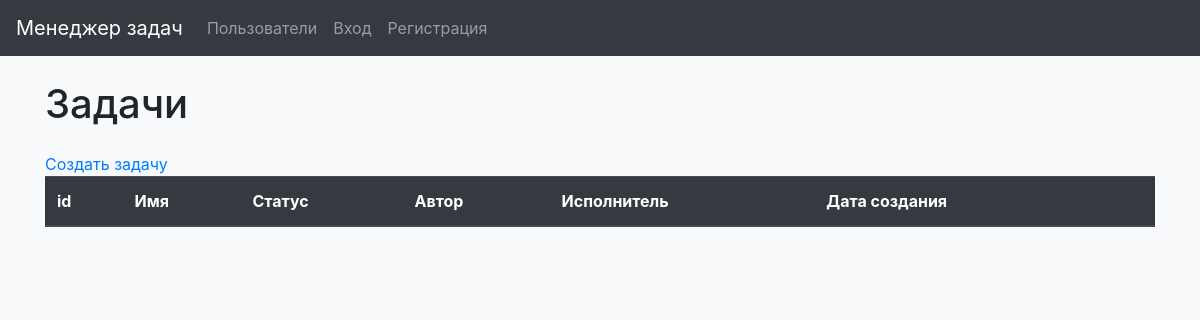
/tasks/, run on an earlier commit of the app's database.
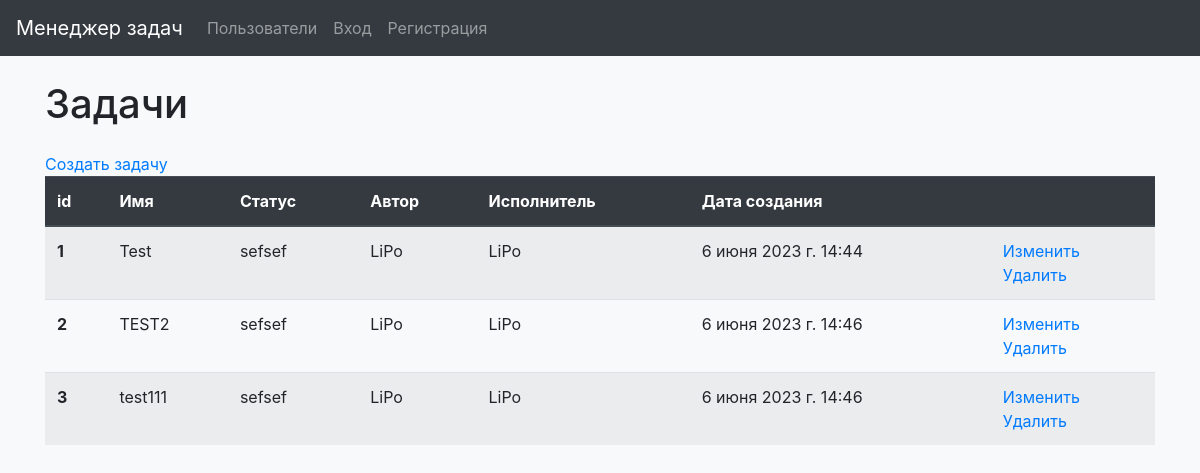
And on a later commit of the database.
### task_manager/tasks/models.py (models this page shows)
class Task(models.Model):
    author = models.ForeignKey(User, on_delete=models.PROTECT, related_name='task_author_user',
                               verbose_name=gettext('Author'))
    status = models.ForeignKey(Status, on_delete=models.PROTECT, verbose_name=gettext('Status'))
    executor = models.ForeignKey(User, on_delete=models.PROTECT, related_name='task_executor_user',
                                 verbose_name=gettext('Executor'))
    labels = models.ManyToManyField(Label, verbose_name=gettext('Label'))
    description = models.TextField(verbose_name=gettext('Description'))
    name = models.CharField(max_length=250, verbose_name=gettext('Name'))
    created_at = models.DateTimeField(auto_now_add=True, verbose_name=gettext('created_at'))

### task_manager/statuses/models.py (models this page shows)
class Status(models.Model):
    status_name = models.CharField(max_length=250)
    created_at = models.DateTimeField(auto_now_add=True)
    def __str__(self):
        return "%s" % (self.status_name)

### task_manager/tasks/views.py (the view)
# urls.py: path('', TasksListView.as_view(), name='tasks'),
class TasksListView(View):
    def get(self, request, *args, **kwargs):
        tasks = Task.objects.all()
        return render(request, 'tasks/tasks.html', context={
            "tasks": tasks,
        })

### task_manager/templates/tasks/tasks.html (shortened to what this page needs)
{% extends 'navbar.html' %}
{% load i18n %}
{% block content %}
<body class="bg-light">
  <div class="container wrapper flex-grow-1">
      <h1 class="my-4">{% trans 'Tasks' %}</h1>
    <a href="{% url 'create_task' %}">{% trans 'Create a task' %}</a>
        <table class="table table-striped">
          <thead class="thead-dark">
            <tr>
              <th scope="col">id</th>
              <th scope="col">{% trans 'Name' %}</th>
              <th scope="col">{% trans 'Status' %}</th>
              <th scope="col">{% trans 'Author' %}</th>
              <th scope="col">{% trans 'Executor' %}</th>
              <th scope="col">{% trans 'Date of creation' %}</th>
              <th scope="col"> </th>
            </tr>
          </thead>
          <tbody>
          {% for task in tasks %}
            <tr>
              <th scope="row">{{ task.id }}</th>
              <td>{{ task.name }}</td>
              <td>{{ task.status }} {{ user.last_name }}</td>
              <td>{{ task.author }}</td>
              <td>{{ task.executor }}</td>
              <td>{{ task.created_at }}</td>
              <td>
                <a href="{% url 'update' id=task.id %}">{% trans 'Update' %}</a>
                    <br>
                <a href="{% url 'delete' id=task.id %}">{% trans 'Delete' %}</a>
              </td>
            </tr>
          {% endfor %}
          </tbody>
        </table>
</body>
{% endblock %}

### task_manager/templates/navbar.html (shortened to what this page needs)
<!doctype html>
{% load bootstrap4 %}
{% bootstrap_css %}
{% load i18n %}
{% load static %}
<html lang="ru">
  <head>
  </head>
  <body>
    <nav class="navbar navbar-expand-md navbar-dark bg-dark mb-4">
  <a class="navbar-brand " href="/">{% trans 'Task manager' %}</a>
  <div class="collapse navbar-collapse" id="navbarsExample01">
    <ul class="navbar-nav mr-auto">
      <li class="nav-item">
        <a class="nav-link" href="/users">{% trans 'Users' %}</a>
      </li>
      {% if request.user.is_authenticated %}
        <li class="nav-item">
        <a class="nav-link" href="/statuses">{% trans 'Statuses' %}</a>
        </li>
        </li>
        <li class="nav-item">
        <a class="nav-link" href="/labels">{% trans 'Labels' %}</a>
        </li>
        <li class="nav-item">
        <a class="nav-link" href="/tasks">{% trans 'Tasks' %}</a>
        </li>
        <form action="{% url 'logout' %}" method="post">
          {% csrf_token %}
        <li class="nav-item">
          <input class="btn nav-link" type="submit" value="{% trans 'Log out' %}">
        </li>
        </form>
      {% else %}
        <li class="nav-item">
        <a class="nav-link" href="/login">{% trans 'Log in' %}</a>
        </li>
        <li class="nav-item">
        <a class="nav-link" href="/users/create">{% trans 'Sign Up' %}</a>
        </li>
      {% endif %}
    </ul>
  </div>
</nav>
  </body>
    {% block content %}
    {% endblock %}
</html>

What changed in the data, as far as the page shows it:
added Task: id "1", name "Test", status "sefsef", author "LiPo", executor "LiPo", created_at "6 июня 2023 г. 14:44"
added Task: id "2", name "TEST2", status "sefsef", author "LiPo", executor "LiPo", created_at "6 июня 2023 г. 14:46"
added Task: id "3", name "test111", status "sefsef", author "LiPo", executor "LiPo", created_at "6 июня 2023 г. 14:46"
